Frame 1 (no input): blank canvas, image omitted
Frame 60 (the mouse pressed at the canvas centre just before this capture): blank canvas, image omitted
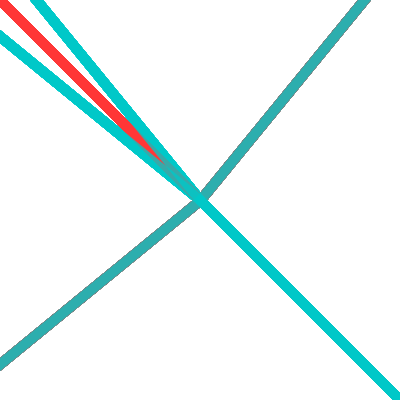
Frame 120 (the mouse held since frame 60 and released just before this capture)

The Processing sketch whose frames 1 and 60 were blank and that drew this single picture after the mouse press (run headless with seeded random() and noise(); from frame 60 on, the mouse is pressed at the canvas centre):

// Processing sketch: processing_69850
// ── processing_69850.pde

void setup(){
  size(400,400);
  background(255,255,255);
}

void draw(){

  smooth();
  
  ellipse(200,200,(mouseX-mouseY)/2,(mouseX-mouseY)/2);

  strokeWeight(10);
  stroke(mouseY+mouseX,255-mouseY,255-mouseX,200);
  line(mouseX,mouseY,-10*mouseX,10*mouseY);
  line(mouseX,mouseY,-10*mouseX,-10*mouseY);

  line(mouseY,mouseX,-10*mouseY,-10*mouseX);
  line(mouseY,mouseX,10*mouseY,-10*mouseX);
  
  line(mouseX/-10,mouseY/-10,mouseX,mouseY);
  line(mouseY/-10,mouseX/-10,mouseY,mouseX);

  strokeWeight(10);
  stroke(255-(mouseY+mouseX),mouseY,mouseX,200);
  line(mouseX,mouseY,10*mouseX,10*mouseY);
  line(mouseX,mouseY,10*mouseX,-10*mouseY);

  line(mouseY,mouseX,10*mouseY,10*mouseX);
  line(mouseY,mouseX,-10*mouseY,10*mouseX);
  
  line(mouseX/-10,mouseY/10,mouseX,mouseY);
  line(mouseY/10,mouseX/-10,mouseY,mouseX);
}
